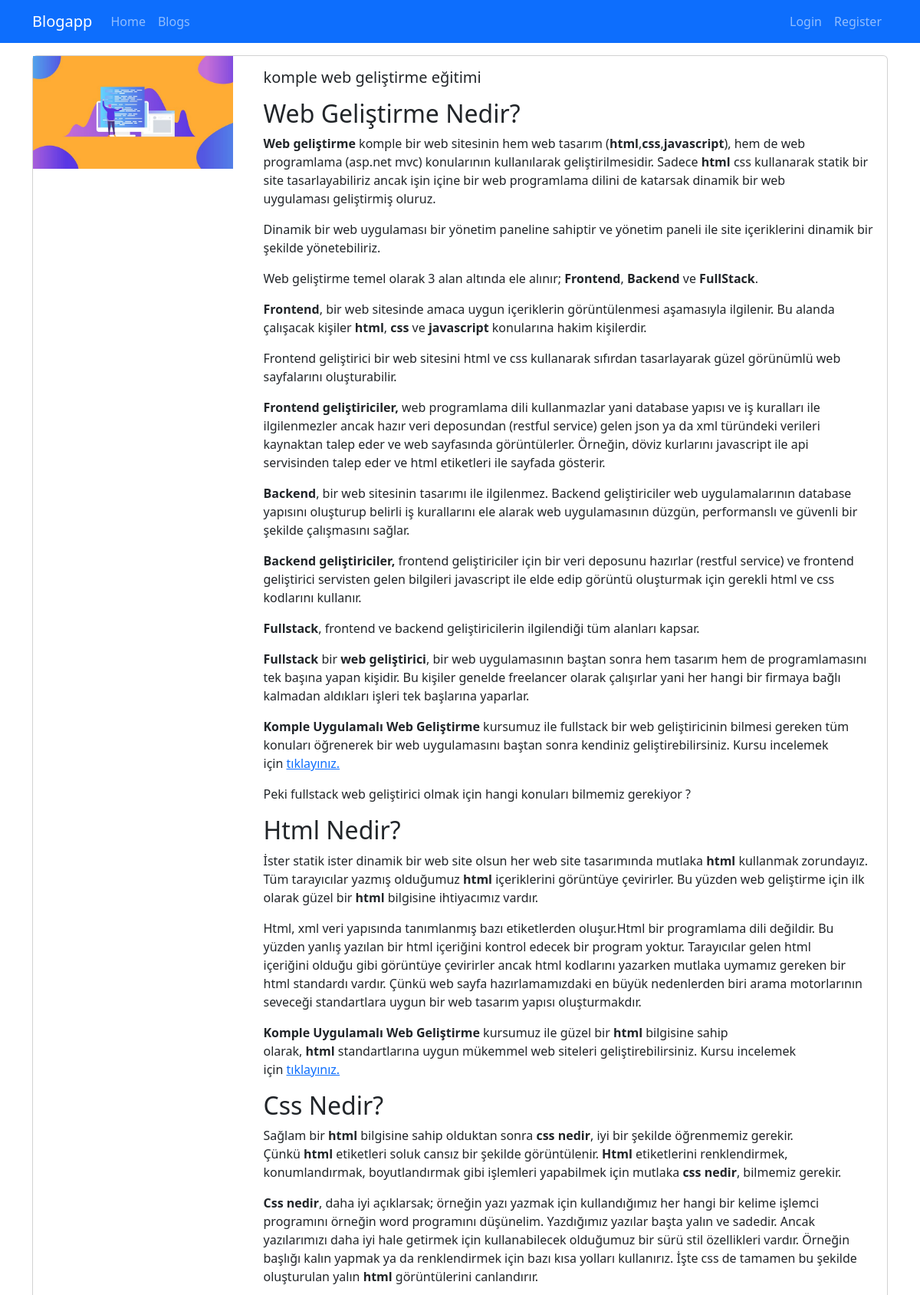
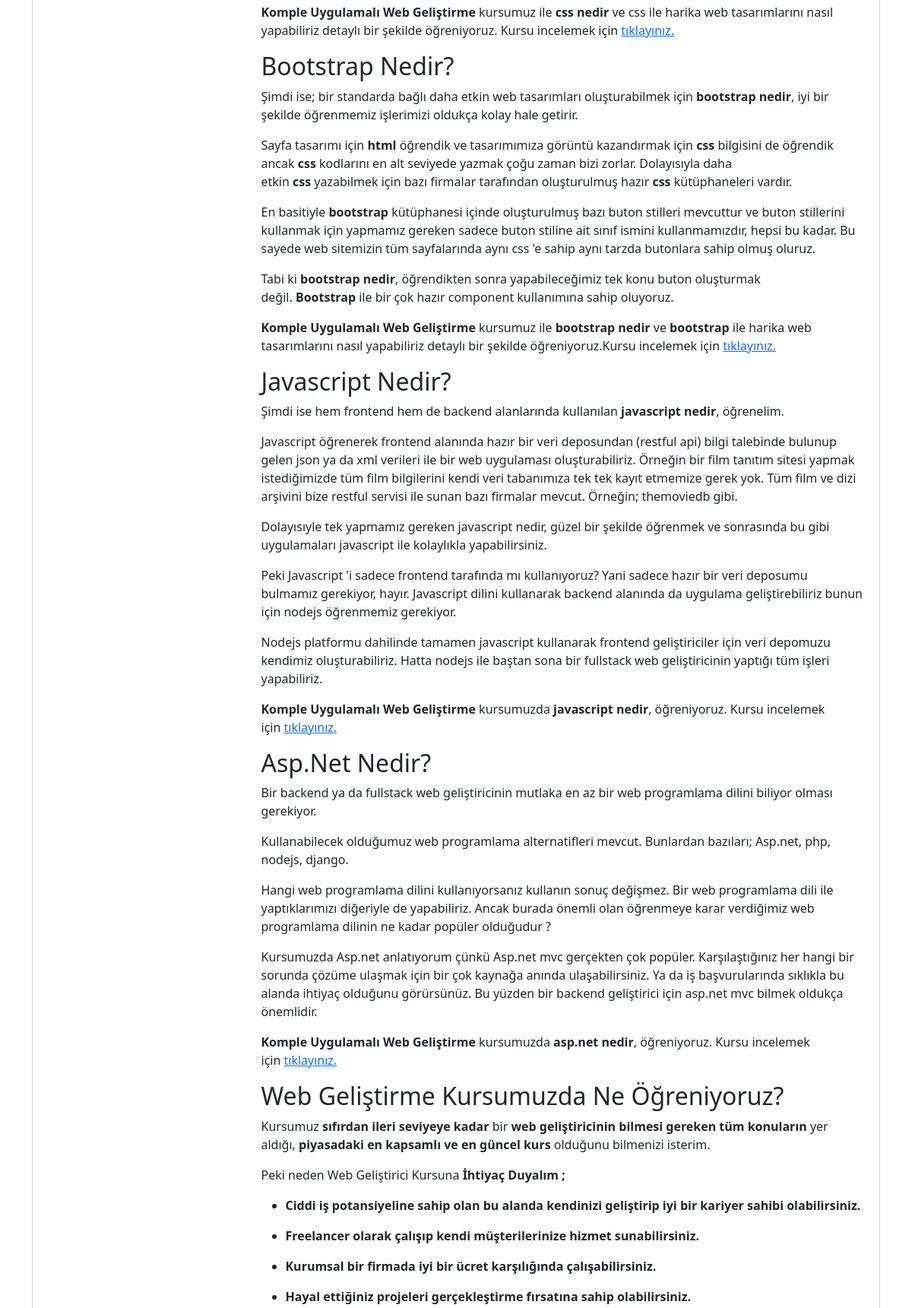
Page /blogs/komple-web-gelistirme-egitimi (upper part) on the committed database (2 pictures, top to bottom).
### blog/models.py (models this page shows, shortened)
class Blog(models.Model):
    title = models.CharField(max_length=200)
    image = models.ImageField(upload_to="blogs")
    description = RichTextField()
    is_active = models.BooleanField(default=False)
    is_home = models.BooleanField(default=False)
    slug = models.SlugField(null=False, blank=True, unique=True, db_index=True, editable=False)
    categories = models.ManyToManyField(Category, blank=True)

### blog/views.py (the view)
# urls.py: path("blogs/<slug:slug>",views.blog_details, name="blog_details"),
def blog_details(request, slug):
    blog =Blog.objects.get(slug=slug)
    return render(request, "blog/blog-details.html", {
        "blog" : blog
    })

### blog/templates/blog/blog-details.html (shortened to what this page needs)
{% extends "base.html" %}
{% load static %}
{% block content %}
<div class="container mt-3">
    <div class="row">
        <div class="col-12">
            <div class="card mb-3">
                <div class="row">
                    <div class="col-md-3">
                        <img src="{{ blog.image.url }}" alt="" class="img-fluid">
                    </div>
                    <div class="col-md-9">
                        <div class="card-body">
                            <h5 class="card-title">
                                {{ blog.title }}
                            </h5>
                            <p class="card-text">{{ blog.description|safe }}</p>
                        </div>
                    </div>
                </div>
            </div>
        </div>
    </div>
</div>
{% endblock %}

### rows in the picture
Blog: image (picture), title "komple web geliştirme eğitimi", description "Web Geliştirme Nedir? Web geliştirme komple bir web sitesinin hem web tasarım ( html , css , javascript ), hem de web programlama (asp.net mvc) konularının kullanılarak geliştirilmesidir. Sadece html css kullanarak statik bir site tasarlayabiliriz ancak işin içine bir web programlama dilini de katarsak dinamik bir web uygulaması geliştirmiş oluruz. Dinamik bir web uygulaması bir yönetim paneline sahiptir ve yönetim paneli ile site içeriklerini dinamik bir şekilde yönetebiliriz. Web geliştirme temel olarak 3 alan altında ele alınır; Frontend , Backend ve FullStack . Frontend , bir web sitesinde amaca uygun içeriklerin görüntülenmesi aşamasıyla ilgilenir. Bu alanda çalışacak kişiler html ,…"
